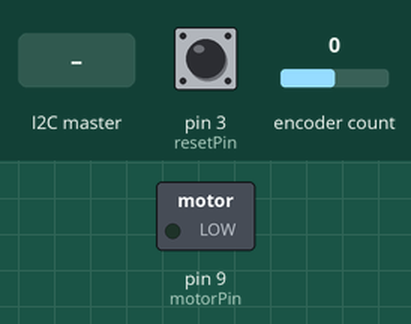
Bench run of a sketch on a simulated Arduino Uno, built with avr-gcc and run on an emulated ATmega328P. Shown: switched loads named in the sketch (green lamp = pin HIGH). The inputs (shaded band) are chosen by the test bench; at power-on: encoder count 0, pin 3 (resetPin) LOW. What the sketch prints to the serial monitor is not drawn.

Above: at 1.2 s.
1.3 s: encoder count set to 1
At 2.4 s:
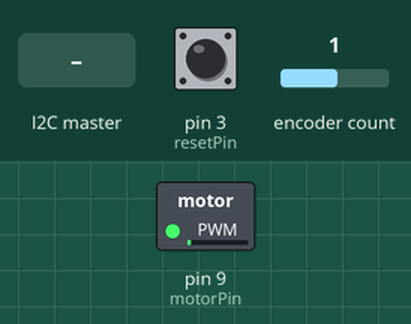
2.8 s: the I2C master sends "Z"
At 3.4 s:
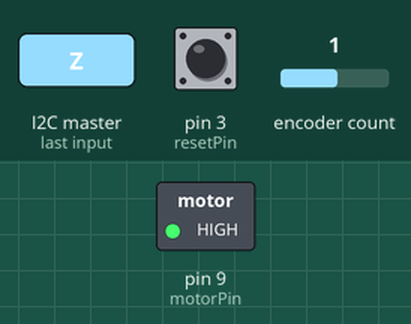
4.3 s: pin 3 (resetPin) pulled HIGH for 0.15 s
At 5.5 s:
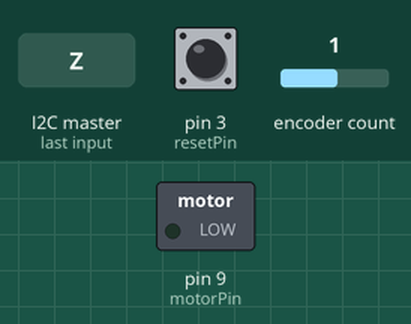
5.9 s: pin 3 (resetPin) pulled HIGH for 1 s
At 7.0 s:
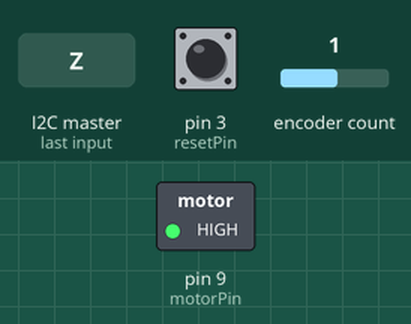
8.4 s: pin 3 (resetPin) pulled HIGH for 3.2 s
At 8.9 s:
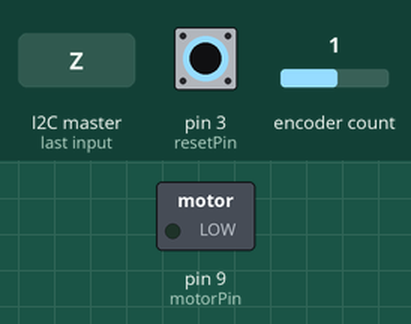
Timing chart, 0 to 11.4 s (numbered marks = the images above; inputs shaded):
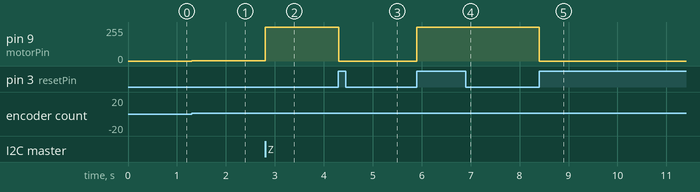

Measured:
- after the input at 1.3 s, pin 9 (motorPin): 0/255 → 1/255 at once
- after the input at 2.8 s, pin 9 (motorPin): 1/255 → 255/255 at once
- after the input at 4.3 s, pin 9 (motorPin): 255/255 → 0/255 at once
- after the input at 5.9 s, pin 9 (motorPin): 0/255 → 255/255 at once
- after the input at 8.4 s, pin 9 (motorPin): 255/255 → 0/255 at once

The sketch:

mini_arduino.ino
```cpp
#include <Encoder.h> //library used for encoder
#include <Wire.h> //allows communication between arduino & pi

#define SLAVE_ADDRESS 0x04
int number = 0;
int state = 0;
int recieve[32] = {};
void receiveData(int);

Encoder motorEnc(2, 8); //creates encoder object using pin 2 as A output and pin 8 as B

const int resetPin = 3; //pin for the switch that can be used to reset the wheel to 0
const int directionPin = 7; //pin used to control direction of motor
const int motorPin = 9; //pin used to control magnitude of motor speed using PWM
int resetFlag = 0; //flag used by reset interrupt, gets set to 1 if switch is pressed
float theta;
double diff = 0;
double newPosition = 0; //desired input

//control parameters & variables
double integral = 0.0;
double error = 0.0;
double Kp = 4.84;
double Ki = 0.2;

void setup() {
  Serial.begin(115200); //set baud rate
  Serial.println("Encoder start: ");
  pinMode(motorPin, INPUT); //pin 9
  pinMode(directionPin, INPUT); //pin 7
  attachInterrupt(digitalPinToInterrupt(resetPin), reset, RISING); //define reset interrupt
  Wire.begin(SLAVE_ADDRESS);

  // define callbacks for i2c communication
  Wire.onReceive(receiveData);

  Serial.println("Ready!");
}

double oldPosition  = -999; //initialize prev counter value for encoder
double currentPosition = 0; //intialize counter for encoder

void loop() {
  int timestart = millis(); //read time the loop begins


 //Controller code:
  error = (newPosition - theta); //calculates error based on difference between current and desired position
  if (abs(error) >= PI) {  //if error is off by pi, it is actually off by ~0
    error = 0;
  }
  if ((abs(error) < 0.05) && (abs(error) >= 0)) {
    integral = 0;
  }
  integral = error*(.005)+integral; //integral calculation uses 5 ms as time between each iteration
  int voltage_sign = 0; //intialize var that controls motor direction
  int voltage_send = 255*(Kp*error + Ki*integral)/7.2; //calculates PWM value sent to controller, as a ratio of 255 (max value) to 7.2 (voltage input)
  if (voltage_send < 0){ //if voltage_send is negative, go clockwise
      voltage_sign = 0;
  } else { //else, go CCW
      voltage_sign = 1;
  }
  if (abs(voltage_send) > 255){ //rails max PWM value to 255
    voltage_send = 255;
  }

  if (resetFlag == 0) { //if flag = 0, code runs normally

    currentPosition = motorEnc.read(); //reads encoder counts value
    analogWrite(motorPin, abs(voltage_send)); //writes motor based on current PWM value
    digitalWrite(directionPin, voltage_sign); //tells motor which direction to rotate

    if (currentPosition != oldPosition) { //updates encoder counts if position changed
      oldPosition = currentPosition;

      //one full rotation of the motor shaft is equivalent to 3200 counts, which is 64 times the gear ratio (50:1)
      theta = 2 * PI * (double) currentPosition / 3200.00; //converts counts to radians

      while ((theta > PI) || (theta < -1 * PI)) { //restricts theta to range of -pi/2 < theta < pi/2
          if (theta > PI) {
          theta = theta - 2 * PI;
        } else if (theta < -1 * PI) {
          theta = theta + 2 * PI;
        }
      }

      //Serial.println((String)theta + "  " + (String)millis());
    }
  } else { //if flag = 1, motor doesn't run
    analogWrite(motorPin, 0);
  }
  while( (double) (millis() - timestart)/ (double) 1000 < 0.005){

  }
}

void reset() { //if switch is pressed, flip reset flag
  resetFlag = !resetFlag;
  error = 0; //resets error if switch is pressed so wheel doesn't keep moving
}

//code that reads in the pi's output and outputs corresponding desired angle
void receiveData(int byteCount) {
  int i = 0;
  while (Wire.available()) {
    recieve[i] = Wire.read()*2;
    if (recieve[i] == 0){
      newPosition = 0;
    } else if (recieve[i] == 90){
      newPosition = PI / 2;
    } else if(recieve[i] == 180){
      newPosition = PI;
    } else if(recieve[i] == 270){
      newPosition = -1 * PI / 2;
    }
  }
}
```
